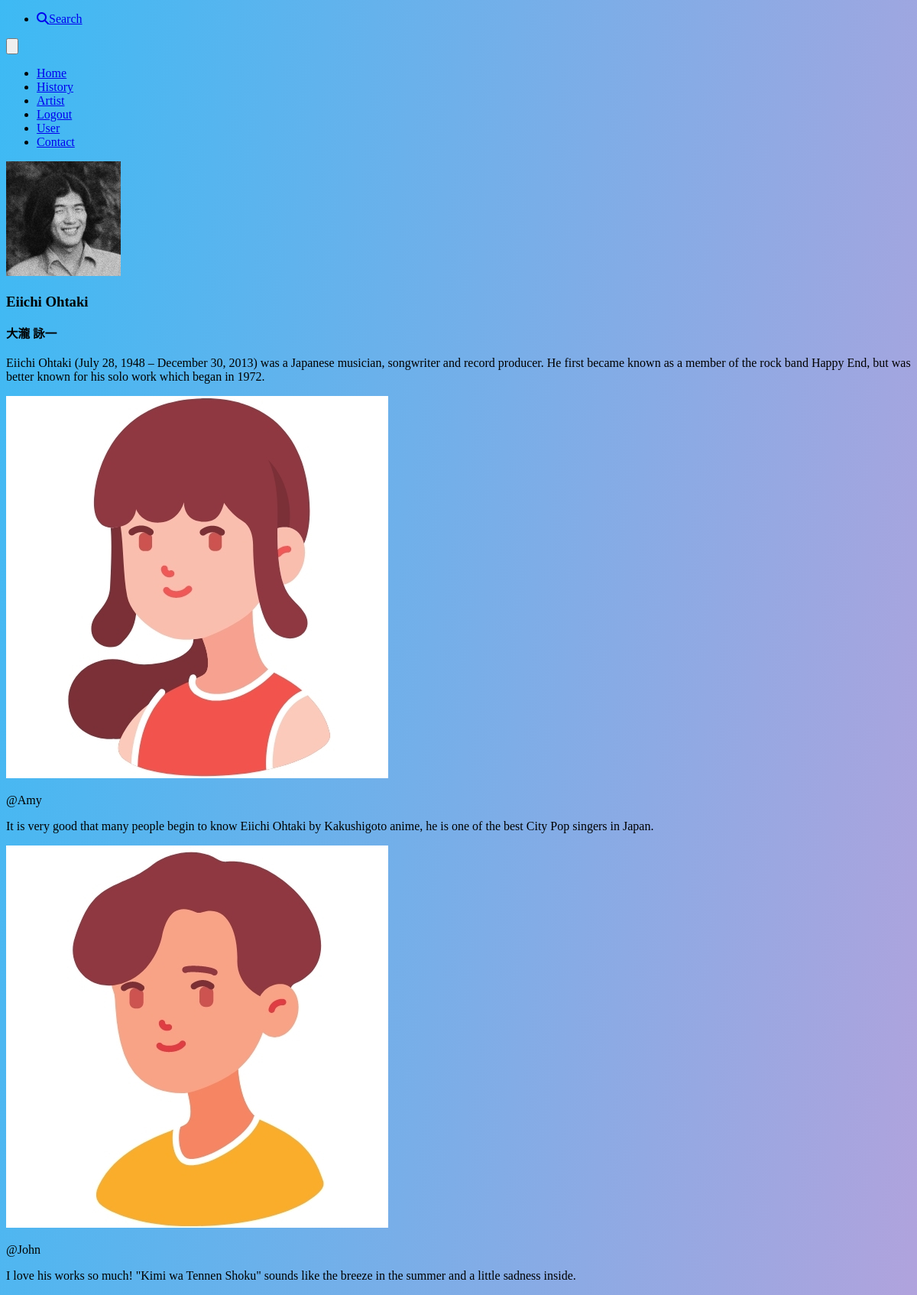
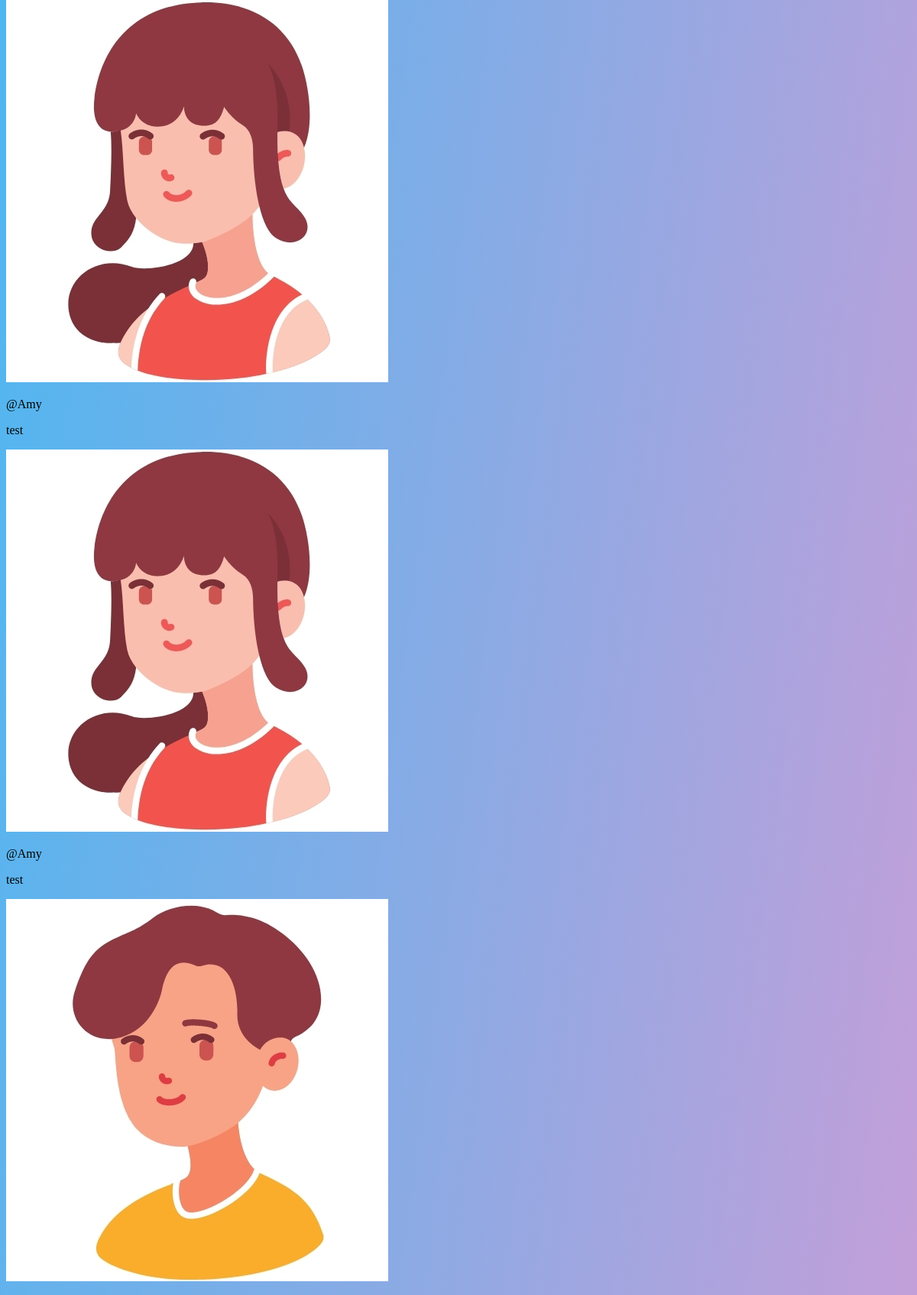
Screenshot of /artist (signed in, upper part) with the database file from the repository (2 pictures, top to bottom).
### flaskr/models.py (models this page shows, shortened)
class Artist(db.Model):
    __tablename__ = 'artists'
    id = db.Column(db.Integer, primary_key=True)
    from_album_id = db.Column(
        db.Integer, db.ForeignKey('albums.id'), index=True
    )
    year = db.Column(db.Integer)
    name = db.Column(db.String(128))
    name_j = db.Column(db.String(128))
    title = db.Column(db.String(128))
    title_j = db.Column(db.String(128))
    youtube = db.Column(db.Text)
    song_info = db.Column(db.Text)
    artist_info = db.Column(db.Text)
    song_picture_path = db.Column(db.Text)
    artist_picture_path = db.Column(db.Text)

class User(UserMixin, db.Model):
    __tablename__ = 'users'
    id = db.Column(db.Integer, primary_key=True)
    email = db.Column(db.String(64), unique=True, index=True)
    username = db.Column(db.String(64), index=True)
    password = db.Column(db.String(128))
    picture_path = db.Column(db.Text)
    create_at = db.Column(db.DateTime, default=datetime.now)
    update_at = db.Column(db.DateTime, default=datetime.now)
    @classmethod
    def select_user_by_id(cls, id):
        return cls.query.get(id)

class Comment(db.Model):
    __tablename__ = 'comments'
    id = db.Column(db.Integer, primary_key=True)
    from_user_id = db.Column(
        db.Integer, db.ForeignKey('users.id'), index=True
    )
    to_artist_id = db.Column(
        db.Integer, db.ForeignKey('artists.id'), index=True
    )
    comment = db.Column(db.Text)
    create_at = db.Column(db.DateTime, default=datetime.now)
    update_at = db.Column(db.DateTime, default=datetime.now)

### flaskr/artist/views.py (the view, shortened to what this page needs)
@artist_bp.route('', methods=['GET', 'POST'])
def artist():
    artists = Artist.query.all()
    comments = Comment.query.all()
    like_songs = LikeSong.query.all()
    users = User.query.all()
    user_id = current_user.get_id()
    user = User.select_user_by_id(user_id)
    form = LikeSongForm(request.form)
    form_c = CommentForm(request.form)
    if request.method == 'POST' and form_c.validate():
        new_comment = Comment(user_id, form_c.to_artist_id.data, form_c.comment.data)
        with db.session.begin(subtransactions=True):
            new_comment.create_comment()
        db.session.commit()
        flash("Your comment has been added!", "success")
    return render_template('artist/artist.html', artists=artists, comments=comments, like_songs=like_songs, users=users, user=user, form=form, form_c=form_c)

### flaskr/models.py (called while the page is built)
@login_manager.user_loader
def load_user(user_id):
    return User.query.get(user_id)

### flaskr/templates/artist/artist.html (shortened to what this page needs)
{% from "/_formhelpers.html" import render_field %}
{% extends "/base.html" %}
{% block content %}
{% block header2 %}
{{ super() }}
{% endblock %}
{% for artist in artists %}
<div class="artists-style" id="{{ artist.name }}">
    <div class="artist-style">
        <div class="artist-h-20">
            <div class="artist-grid-col-5">
                <div class="artist-col-2 xl:p-2">
                    <img src="{{ url_for('static', filename=artist.artist_picture_path) }}" class="w-full icon-style border-4">
                </div>
                <div class="artist-col-3">
                    <div class="pl-4 2xl:pl-8">
                        <h3 class="font-semibold">
                            {{ artist.name }}
                        </h3>
                        <h3 class="mt-1">
                            <small>{{ artist.name_j }}</small>
                        </h3>
                    </div>
                </div>
            </div>
        </div>
        <div class="artist-h-20 px-2">
            <p>
                {{ artist.artist_info }}
            </p>
        </div>
        <div class="artist-h-40 px-2">
            <div class="h-full w-full overflow-scroll">
                <div class="h-1/2 sm:h-1/3">
                    {% set isCommented = {'isCommented':False} %}
                    {% for comment in comments %}
                        {% if artist.id == comment.to_artist_id %}
                        <div class="artist-col-9 overflow-scroll">
                            {% for user in users %}
                            {% if comment.from_user_id == user.id %}
                            <div class="artist-col-2 p-0 xl:p-1">
                                {% if user.picture_path %}
                                <img src="{{ url_for('static', filename=user.picture_path) }}" class="icon-style">
                                {% else %}
                                <img src="/static/image/logoa.jpg" class="icon-style">
                                {% endif %}
                            </div>
                            <div class="artist-col-7">
                                <div class="comment-style">
                                    <p class="font-semibold text-xs 2xl:text-sm">@{{ user.username}}</p>
                                    <p class="leading-tight text-xs">{{ comment.comment }}</p>
                                </div>
                            </div>
                            {% endif %}
                            {% endfor %}
                        </div>
                        {% endif %}
                    {% endfor %}
                </div>
            </div>
        </div>
        <div class="artist-h-20 px-2">
            <div class="artist-grid-col-9">
                {% if current_user.is_authenticated %}
                <div class="artist-col-2 p-0 xl:p-1">
                    {% if current_user.picture_path %}
                    <img src="{{ url_for('static', filename=current_user.picture_path) }}" class="icon-style">
                    {% else %}
                    <img src="/static/image/logoa.jpg" class="icon-style">
                    {% endif %}
                </div>
                {% endif %}
            </div>
        </div>
    </div>
</div>
{% endfor %}
{% endblock %}

### flaskr/static/css/base.css (style rules this page uses)
body { background: linear-gradient(to bottom right, #3dbaf4 0%, #ff93cd 100%); }
body:after { position: fixed; top: 0; left: 0; width: 100%; height: 100%; content: ""; background: linear-gradient(to bottom right, #3dbaf4 0%, #ff93cd 100%); z-index: -1; }

### rows the page displays
Artist: artist_picture_path (picture), name "Eiichi Ohtaki", name_j "大瀧 詠一", artist_info "Eiichi Ohtaki (July 28, 1948 – December 30, 2013) was a Japanese musician, songwriter and record producer. He first became known as a member of the rock band Happy End, but was better known for his solo work which began in 1972.", picture_path (picture)
Comment: comment "It is very good that many people begin to know Eiichi Ohtaki by Kakushigoto anime, he is one of the best City Pop singers in Japan."
User: picture_path (picture), username "Amy"
Comment: comment "I love his works so much! \"Kimi wa Tennen Shoku\" sounds like the breeze in the summer and a little sadness inside."
User: picture_path (picture), username "John"
Comment: comment "test"
Comment: comment "test"
